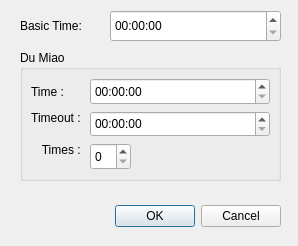
<ui version="4.0" >
 <author></author>
 <comment></comment>
 <exportmacro></exportmacro>
 <class>Dialog</class>
 <widget class="QDialog" name="Dialog" >
  <property name="geometry" >
   <rect>
    <x>0</x>
    <y>0</y>
    <width>298</width>
    <height>246</height>
   </rect>
  </property>
  <property name="windowTitle" >
   <string>ChineseChess Rule</string>
  </property>
  <property name="windowIcon" >
   <iconset/>
  </property>
  <widget class="QWidget" name="horizontalLayout" >
   <property name="geometry" >
    <rect>
     <x>80</x>
     <y>90</y>
     <width>197</width>
     <height>51</height>
    </rect>
   </property>
  </widget>
  <widget class="QWidget" name="gridLayout" >
   <property name="geometry" >
    <rect>
     <x>30</x>
     <y>230</y>
     <width>160</width>
     <height>80</height>
    </rect>
   </property>
  </widget>
  <widget class="QWidget" name="verticalLayout" >
   <property name="geometry" >
    <rect>
     <x>31</x>
     <y>231</y>
     <width>158</width>
     <height>78</height>
    </rect>
   </property>
  </widget>
  <widget class="QWidget" name="gridLayout" >
   <property name="geometry" >
    <rect>
     <x>30</x>
     <y>230</y>
     <width>161</width>
     <height>98</height>
    </rect>
   </property>
  </widget>
  <widget class="QWidget" name="gridLayout" >
   <property name="geometry" >
    <rect>
     <x>20</x>
     <y>50</y>
     <width>281</width>
     <height>121</height>
    </rect>
   </property>
  </widget>
  <widget class="QWidget" name="verticalLayout" >
   <property name="geometry" >
    <rect>
     <x>50</x>
     <y>240</y>
     <width>160</width>
     <height>80</height>
    </rect>
   </property>
  </widget>
  <widget class="QWidget" name="verticalLayout" >
   <property name="geometry" >
    <rect>
     <x>90</x>
     <y>230</y>
     <width>160</width>
     <height>80</height>
    </rect>
   </property>
  </widget>
  <widget class="QLabel" name="label" >
   <property name="geometry" >
    <rect>
     <x>20</x>
     <y>10</y>
     <width>81</width>
     <height>32</height>
    </rect>
   </property>
   <property name="text" >
    <string>Basic Time:</string>
   </property>
  </widget>
  <widget class="QTimeEdit" name="timeEdit_3" >
   <property name="geometry" >
    <rect>
     <x>110</x>
     <y>10</y>
     <width>171</width>
     <height>32</height>
    </rect>
   </property>
   <property name="sizePolicy" >
    <sizepolicy>
     <hsizetype>13</hsizetype>
     <vsizetype>13</vsizetype>
     <horstretch>0</horstretch>
     <verstretch>0</verstretch>
    </sizepolicy>
   </property>
  </widget>
  <widget class="QGroupBox" name="groupBox" >
   <property name="geometry" >
    <rect>
     <x>20</x>
     <y>50</y>
     <width>261</width>
     <height>131</height>
    </rect>
   </property>
   <property name="title" >
    <string>Du Miao</string>
   </property>
   <layout class="QVBoxLayout" >
    <property name="margin" >
     <number>8</number>
    </property>
    <property name="spacing" >
     <number>6</number>
    </property>
    <item>
     <layout class="QGridLayout" >
      <property name="margin" >
       <number>0</number>
      </property>
      <property name="spacing" >
       <number>6</number>
      </property>
      <item row="0" column="1" >
       <widget class="QTimeEdit" name="timeEdit_2" >
        <property name="sizePolicy" >
         <sizepolicy>
          <hsizetype>13</hsizetype>
          <vsizetype>13</vsizetype>
          <horstretch>0</horstretch>
          <verstretch>0</verstretch>
         </sizepolicy>
        </property>
       </widget>
      </item>
      <item row="1" column="0" >
       <widget class="QLabel" name="label_7_2" >
        <property name="text" >
         <string>Timeout : </string>
        </property>
        <property name="alignment" >
         <set>Qt::AlignRight</set>
        </property>
       </widget>
      </item>
      <item row="0" column="0" >
       <widget class="QLabel" name="label_2" >
        <property name="text" >
         <string>Time : </string>
        </property>
        <property name="alignment" >
         <set>Qt::AlignVCenter</set>
        </property>
       </widget>
      </item>
      <item row="2" column="0" >
       <widget class="QLabel" name="label_8_2" >
        <property name="text" >
         <string>Times : </string>
        </property>
        <property name="alignment" >
         <set>Qt::AlignRight</set>
        </property>
       </widget>
      </item>
      <item row="1" column="1" >
       <widget class="QTimeEdit" name="timeEdit" >
        <property name="sizePolicy" >
         <sizepolicy>
          <hsizetype>13</hsizetype>
          <vsizetype>13</vsizetype>
          <horstretch>0</horstretch>
          <verstretch>0</verstretch>
         </sizepolicy>
        </property>
       </widget>
      </item>
      <item row="2" column="1" >
       <layout class="QHBoxLayout" >
        <property name="margin" >
         <number>0</number>
        </property>
        <property name="spacing" >
         <number>0</number>
        </property>
        <item>
         <widget class="QSpinBox" name="spinBox" >
          <property name="sizePolicy" >
           <sizepolicy>
            <hsizetype>1</hsizetype>
            <vsizetype>13</vsizetype>
            <horstretch>0</horstretch>
            <verstretch>0</verstretch>
           </sizepolicy>
          </property>
         </widget>
        </item>
        <item>
         <spacer>
          <property name="orientation" >
           <enum>Qt::Horizontal</enum>
          </property>
          <property name="sizeHint" >
           <size>
            <width>78</width>
            <height>20</height>
           </size>
          </property>
         </spacer>
        </item>
       </layout>
      </item>
     </layout>
    </item>
   </layout>
   <widget class="QWidget" name="horizontalLayout" >
    <property name="geometry" >
     <rect>
      <x>0</x>
      <y>20</y>
      <width>278</width>
      <height>34</height>
     </rect>
    </property>
   </widget>
   <widget class="QWidget" name="verticalLayout" >
    <property name="geometry" >
     <rect>
      <x>10</x>
      <y>20</y>
      <width>121</width>
      <height>80</height>
     </rect>
    </property>
   </widget>
   <widget class="QWidget" name="" >
    <property name="geometry" >
     <rect>
      <x>150</x>
      <y>20</y>
      <width>147</width>
      <height>110</height>
     </rect>
    </property>
   </widget>
   <widget class="QWidget" name="" >
    <property name="geometry" >
     <rect>
      <x>20</x>
      <y>30</y>
      <width>91</width>
      <height>65</height>
     </rect>
    </property>
   </widget>
   <widget class="QWidget" name="" >
    <property name="geometry" >
     <rect>
      <x>20</x>
      <y>30</y>
      <width>227</width>
      <height>118</height>
     </rect>
    </property>
   </widget>
   <widget class="QWidget" name="" >
    <property name="geometry" >
     <rect>
      <x>20</x>
      <y>31</y>
      <width>227</width>
      <height>156</height>
     </rect>
    </property>
   </widget>
   <widget class="QWidget" name="" >
    <property name="geometry" >
     <rect>
      <x>20</x>
      <y>32</y>
      <width>227</width>
      <height>112</height>
     </rect>
    </property>
   </widget>
   <widget class="QWidget" name="" >
    <property name="geometry" >
     <rect>
      <x>101</x>
      <y>109</y>
      <width>145</width>
      <height>34</height>
     </rect>
    </property>
   </widget>
   <widget class="QWidget" name="" >
    <property name="geometry" >
     <rect>
      <x>20</x>
      <y>20</y>
      <width>211</width>
      <height>91</height>
     </rect>
    </property>
   </widget>
  </widget>
  <widget class="QWidget" name="layoutWidget" >
   <property name="geometry" >
    <rect>
     <x>20</x>
     <y>200</y>
     <width>261</width>
     <height>33</height>
    </rect>
   </property>
   <layout class="QHBoxLayout" >
    <property name="margin" >
     <number>0</number>
    </property>
    <property name="spacing" >
     <number>6</number>
    </property>
    <item>
     <spacer>
      <property name="orientation" >
       <enum>Qt::Horizontal</enum>
      </property>
      <property name="sizeType" >
       <enum>QSizePolicy::Ignored</enum>
      </property>
      <property name="sizeHint" >
       <size>
        <width>131</width>
        <height>31</height>
       </size>
      </property>
     </spacer>
    </item>
    <item>
     <widget class="QPushButton" name="okButton" >
      <property name="text" >
       <string>OK</string>
      </property>
     </widget>
    </item>
    <item>
     <widget class="QPushButton" name="cancelButton" >
      <property name="text" >
       <string>Cancel</string>
      </property>
     </widget>
    </item>
   </layout>
  </widget>
 </widget>
 <pixmapfunction></pixmapfunction>
 <resources/>
 <connections>
  <connection>
   <sender>okButton</sender>
   <signal>clicked()</signal>
   <receiver>Dialog</receiver>
   <slot>accept()</slot>
   <hints>
    <hint type="sourcelabel" >
     <x>278</x>
     <y>253</y>
    </hint>
    <hint type="destinationlabel" >
     <x>96</x>
     <y>254</y>
    </hint>
   </hints>
  </connection>
  <connection>
   <sender>cancelButton</sender>
   <signal>clicked()</signal>
   <receiver>Dialog</receiver>
   <slot>reject()</slot>
   <hints>
    <hint type="sourcelabel" >
     <x>369</x>
     <y>253</y>
    </hint>
    <hint type="destinationlabel" >
     <x>179</x>
     <y>282</y>
    </hint>
   </hints>
  </connection>
 </connections>
</ui>
